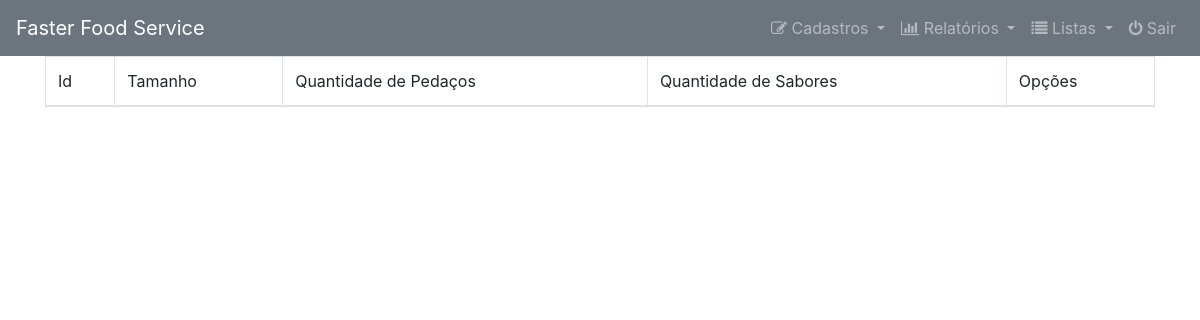
The page /home.php?fd=lists&pg=tamanho (signed in) on the database as committed earlier.
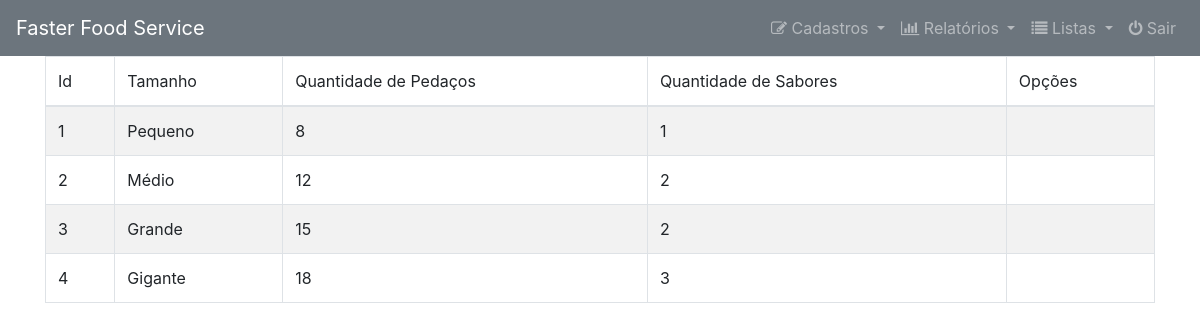
The same page on the database as committed later.
### tables this page shows
CREATE TABLE `tamanho` (
  `id` int(11) NOT NULL,
  `tamanho` varchar(45) NOT NULL,
  `qtdPedacos` int(11) NOT NULL,
  `qtdSabores` int(11) NOT NULL
);

### lists/tamanho.php (the view, shortened to what this page needs)
	<table class="table table-bordered table-striped">
		<thead>
			<tr>
				<td>Id</td>
				<td>Tamanho</td>
				<td>Quantidade de Pedaços</td>
				<td>Quantidade de Sabores</td>
				<td>Opções</td>
			</tr>
		</thead>
<?php
	include "./app/connect.php";
	$sql = "select * from tamanho order by id";
	$query = $pdo->prepare($sql);
	$query->execute();
	while($data = $query->fetch(PDO::FETCH_OBJ)){
		$id = $data->id;
		$qtdPedacos = $data->qtdPedacos;
		$qtdSabores = $data->qtdSabores;
		$tamanho = $data->tamanho;
		echo "<tr>
				<td>$id</td>
				<td>$tamanho</td>
				<td>$qtdPedacos</td>
				<td>$qtdSabores</td>
				<td></td>
			  </tr>";
	}
?>
	</table>

### home.php (shortened to what this page needs)
<!DOCTYPE html>
<html lang="pt-br">
<head>
    <link rel="stylesheet" type="text/css" href="css/bootstrap.min.css">
    <link rel="stylesheet" href="css/font-awesome.min.css">
    <link rel="stylesheet" href="css/style.css">
</head>
<body>
    <?php include "menu.php"; ?>
    <div class="container">
        <?php
            $fd = $pg = "";
            if(isset($_GET["fd"])){
                $fd = trim ($_GET["fd"]);
            }
            if(isset($_GET["pg"])){
                $pg = trim ($_GET["pg"]);
            }
            if (empty ($pg)){
                $page = "principal.php";
            }else{
                $page = $fd."/".$pg.".php";
            }
            if(file_exists($page)){
                include $page;
            }else{
                include "error.php";
            }
        ?>
    </div>
</body>
</html>

### menu.php (shortened to what this page needs)
<nav class="navbar navbar-expand-lg navbar-dark bg-secondary ">
	<a class="navbar-brand" href="home.php">
		Faster Food Service
	</a>
    <div class="collapse navbar-collapse">
    	<ul class="navbar-nav ml-auto">
            <li class="nav-item dropdown">
		        <a class="nav-link dropdown-toggle" href="#" id="navbarDropdown" role="button" data-toggle="dropdown" aria-haspopup="true" aria-expanded="false">
                    <i class="fa fa-pencil-square-o" aria-hidden="true"></i> Cadastros
		        </a>
		   	</li>
		   	<li class="nav-item dropdown">
		    	<a class="nav-link dropdown-toggle" href="#" id="navbarDropdown" role="button" data-toggle="dropdown" aria-haspopup="true" aria-expanded="false">
                <i class="fa fa-bar-chart" aria-hidden="true"></i> Relatórios
		        </a>
		    </li>
		   	<li class="nav-item dropdown">
		    	<a class="nav-link dropdown-toggle" href="#" id="navbarDropdown" role="button" data-toggle="dropdown" aria-haspopup="true" aria-expanded="false">
                <i class="fa fa-list" aria-hidden="true"></i> Listas
		        </a>
		    </li>
		   	<li class="nav-item">
		        <a class="nav-link" href="exit.php">
		        	<i class="fa fa-power-off"></i> Sair
		        </a>
		    </li>
		</ul>
	  </div>
</nav>

Rows that differ between the two databases and show on the page:
added tamanho: id "1", tamanho "Pequeno", qtdPedacos "8", qtdSabores "1"
added tamanho: id "2", tamanho "Médio", qtdPedacos "12", qtdSabores "2"
added tamanho: id "3", tamanho "Grande", qtdPedacos "15", qtdSabores "2"
added tamanho: id "4", tamanho "Gigante", qtdPedacos "18", qtdSabores "3"
